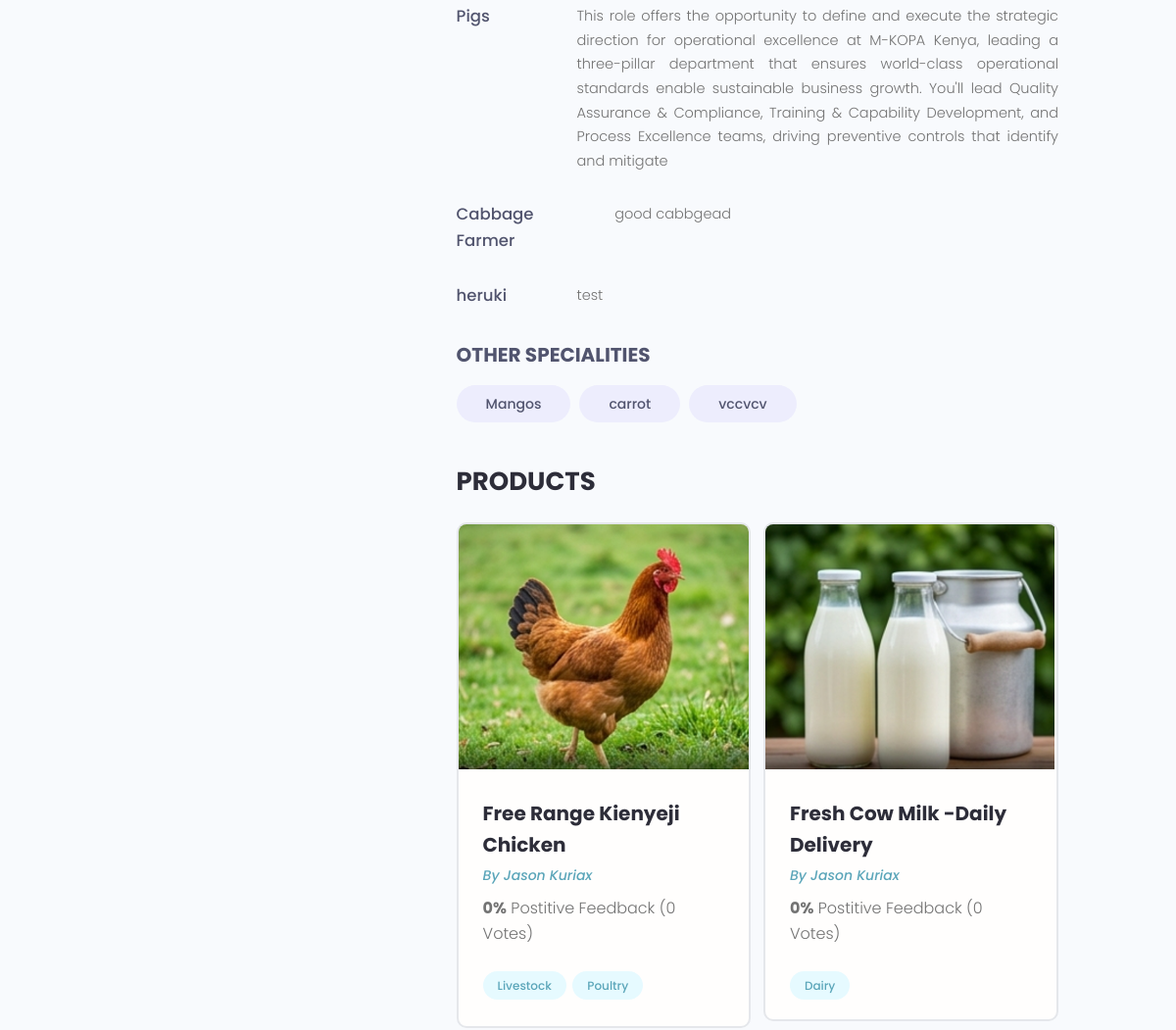
/profile/9a0ec94b-fad6-4f8f-9d78-e1e262b929e2/ (middle part), run on an earlier commit of the app's database.
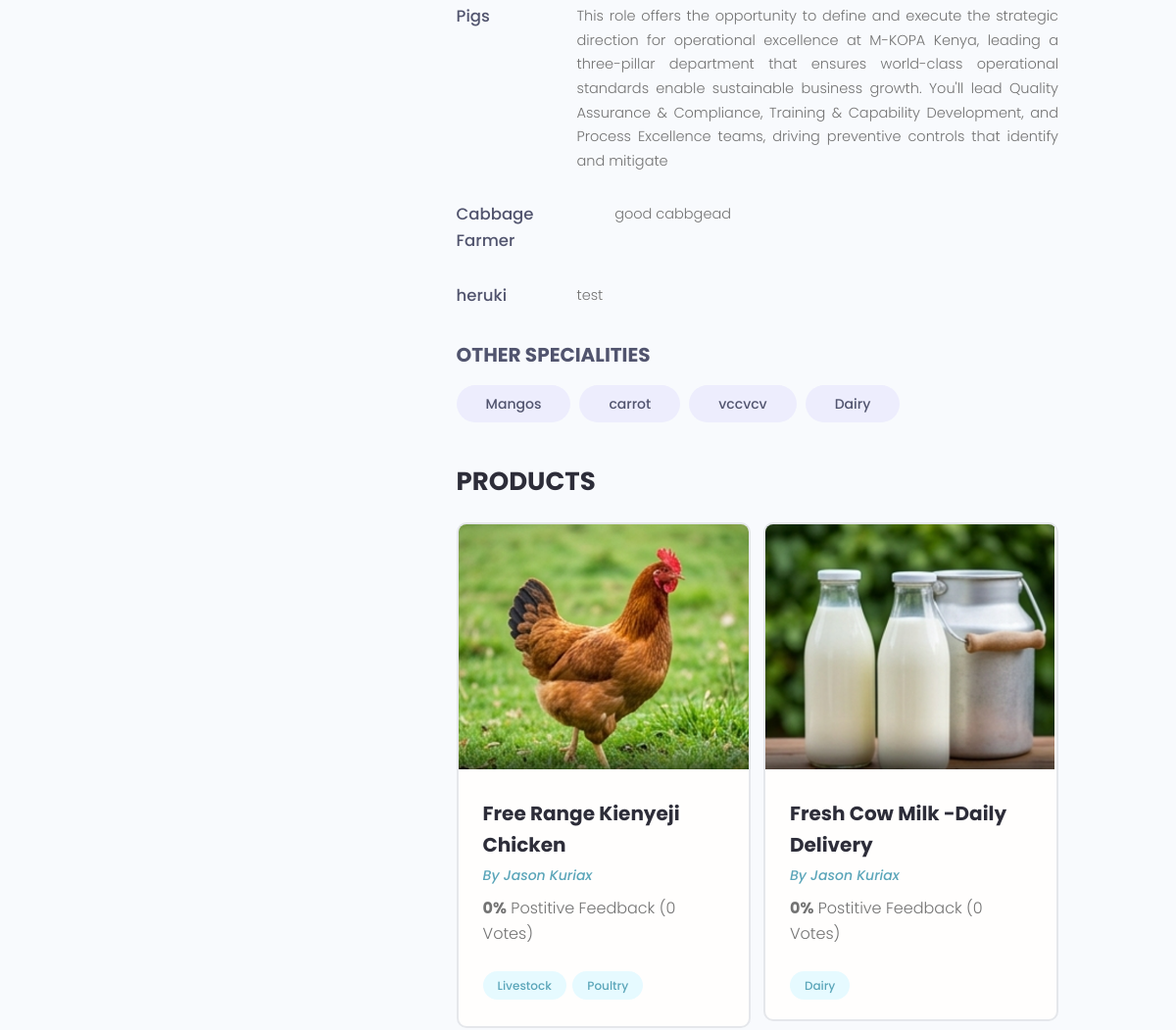
And on a later commit of the database.
### users/models.py (models this page shows, shortened)
class Speciality(models.Model):
    owner = models.ForeignKey(
        Profile,
        on_delete=models.CASCADE,
        null=True, blank=True
    )
    name = models.CharField(max_length=200, blank=True, null=True)
    description = models.TextField(null=True, blank=True)
    created = models.DateTimeField(auto_now_add=True)
    id = models.UUIDField(
        default=uuid.uuid4, unique=True,
        primary_key=True, editable=False
    )

class Profile(models.Model):
    user = models.OneToOneField(
        User,
        on_delete=models.CASCADE,
        null=True, blank=True
    )
    name = models.CharField(max_length=200, null=True, blank=True)
    email = models.EmailField(max_length=500, null=True, blank=True)
    username = models.CharField(max_length=200, null=True, blank=True)
    short_intro = models.CharField(max_length=200, blank=True, null=True)
    bio = models.TextField(null=True, blank=True)
    profile_image = models.ImageField(
        null=True, blank=True,
        upload_to='profiles/',
        default='profiles/user-default.png'
    )
    county = models.ForeignKey(
        'products.County',    # referencing County from products app
        on_delete=models.SET_NULL,
        null=True, blank=True
    )
    specialities = models.ManyToManyField('Speciality', blank=True)
    phone = models.CharField(max_length=20, null=True, blank=True)
    whatsapp_link = models.CharField(max_length=500, null=True, blank=True)
    website = models.CharField(max_length=500, null=True, blank=True)
    social_twitter = models.CharField(max_length=200, null=True, blank=True)
    youtube = models.CharField(max_length=200, null=True, blank=True)
    created = models.DateTimeField(auto_now_add=True)
    id = models.UUIDField(
        default=uuid.uuid4, unique=True,
        primary_key=True, editable=False
    )

### products/models.py (models this page shows, shortened)
class Product(models.Model):
    owner = models.ForeignKey(
        Profile,
        on_delete=models.SET_NULL,
        null=True, blank=True
    )
    county = models.ForeignKey(
        County, on_delete=models.SET_NULL,
        null=True, blank=True
    )
    title = models.CharField(max_length=200)
    description = models.TextField(null=True, blank=True)
    price = models.CharField(max_length=200, null=True, blank=True)
    quantity_available = models.CharField(max_length=200, null=True, blank=True)
    unit = models.CharField(max_length=50, null=True, blank=True)  # kg, bunch, piece
    featured_image = models.ImageField(
        null=True, blank=True,
        default='default.jpg',
        upload_to='products/' # saves to media/products/
    )
    class Meta:
        ordering = ['created']  # oldest products first
    contact_link = models.CharField(max_length=2000, null=True, blank=True)
    farm_link = models.CharField(max_length=2000, null=True, blank=True)
    categories = models.ManyToManyField(Category, blank=True)
    vote_total = models.IntegerField(default=0, null=True, blank=True)
    vote_ratio = models.IntegerField(default=0, null=True, blank=True)
    created = models.DateTimeField(auto_now_add=True)
    id = models.UUIDField(default=uuid.uuid4, unique=True,
                          primary_key=True, editable=False)
    class Meta: # newest products first when we query for products, they will be order -ed by created date descending by default
        ordering = ['-vote_ratio', '-vote_total', 'title']  # order by vote ratio desc, then vote total desc, then title asc

class Category(models.Model):
    name = models.CharField(max_length=200)  # e.g. Vegetables, Dairy
    created = models.DateTimeField(auto_now_add=True)
    id = models.UUIDField(default=uuid.uuid4, unique=True,
                          primary_key=True, editable=False)
    def __str__(self):
        return self.name
    class Meta:
        verbose_name_plural = 'Categories'

### users/views.py (the view)
# urls.py: path('profile/<str:pk>/', views.user_Profile, name='user_profile'),
def user_Profile(request, pk):
    profile = Profile.objects.get(id=pk)
    topSpeciality = Speciality.objects.filter(owner=profile).exclude(description__isnull=True).exclude(description__exact="")
    otherSpeciality = Speciality.objects.filter(owner=profile, description__isnull=True) | Speciality.objects.filter(owner=profile, description="")
    context = {'profile': profile,
               'topSpeciality': topSpeciality,
               'otherSpeciality': otherSpeciality}
    return render(request, 'users/user-profile.html', context)

### products/models.py (called while the page is built)
    def __str__(self):
        return self.name

### users/templates/users/user-profile.html (shortened to what this page needs)
{% extends 'main.html' %}
{% block content %}
  <main class="profile my-md">
    <div class="container">
      <div class="layout">
        <div class="column column--1of3">
        </div>
        <div class="column column--2of3">
          <div class="devInfo">
            <div class="devInfo__skills">
              {% for speciality in topSpeciality %}
              <div class="devSkill">
                <h4 class="devSkill__title">{{speciality.name}}</h4>
                <p class="devSkill__info">{{speciality.description}}
                </p>
              </div>
              {% endfor %}
              <h3 class="devInfo__subtitle">Other Specialities</h3>
              <div class="devInfo__otherSkills">
                {% for speciality in otherSpeciality %}
                <span class="tag tag--pill tag--sub tag--lg">
                  <small>{{speciality.name}}</small>
                </span>
                {% endfor %}
              </div>
            </div>
          </div>
          <div class="devInfo">
            <h3 class="devInfo__title">Products</h3>
            <div class="grid grid--two">
              {% for product in profile.product_set.all %}
              <div class="column">
                <div class="card project">
                  <a href="{% url 'single-product' product.id %}" class="project">
                    <img class="project__thumbnail" src="{{product.featured_image.url}}" alt="project thumbnail" />
                    <div class="card__body">
                      <h3 class="project__title">{{product.title}}</h3>
                      <p><a class="project__author" href="{% url 'user_profile' product.owner.id %}">By {{product.owner.name}}</a></p>
                      <p class="project--rating">
                        <span style="font-weight: bold;">{{product.vote_ratio}}%</span> Postitive
                        Feedback ({{product.vote_total}} Vote{{product.vote_total|pluralize:"s"}})
                      </p>
                      <div class="project__tags">
                        {% for category in product.categories.all %}
                        <span class="tag tag--pill tag--main">
                          <small>{{category}}</small>
                        </span>
                        {% endfor %}
                      </div>
                    </div>
                  </a>
                </div>
              </div>
              {% endfor %}
            </div>
          </div>
        </div>
      </div>
    </div>
  </main>
{% endblock content %}

What changed in the data, as far as the page shows it:
added Speciality: name "Dairy", shown under "OTHER SPECIALITIES"
